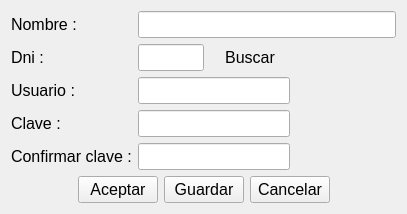
<?xml version="1.0" encoding="UTF-8"?>
<ui version="4.0">
 <class>newuser_usuarios_ui</class>
 <widget class="QWidget" name="newuser_usuarios_ui">
  <property name="geometry">
   <rect>
    <x>0</x>
    <y>0</y>
    <width>407</width>
    <height>183</height>
   </rect>
  </property>
  <property name="windowTitle">
   <string>Usuario</string>
  </property>
  <property name="windowIcon">
   <iconset resource="rc.qrc">
    <normaloff>:/new/Security_Reader2.png</normaloff>:/new/Security_Reader2.png</iconset>
  </property>
  <layout class="QGridLayout" name="gridLayout_2">
   <item row="0" column="0">
    <layout class="QGridLayout" name="gridLayout">
     <item row="0" column="0">
      <widget class="QLabel" name="label_3">
       <property name="font">
        <font>
         <pointsize>12</pointsize>
        </font>
       </property>
       <property name="text">
        <string>Nombre :</string>
       </property>
      </widget>
     </item>
     <item row="0" column="1" colspan="3">
      <widget class="QLineEdit" name="lineEdit_Name">
       <property name="font">
        <font>
         <pointsize>12</pointsize>
        </font>
       </property>
      </widget>
     </item>
     <item row="1" column="0">
      <widget class="QLabel" name="label_4">
       <property name="font">
        <font>
         <pointsize>12</pointsize>
        </font>
       </property>
       <property name="text">
        <string>Dni :</string>
       </property>
      </widget>
     </item>
     <item row="1" column="1">
      <widget class="QLineEdit" name="lineEdit_dni">
       <property name="font">
        <font>
         <pointsize>12</pointsize>
        </font>
       </property>
      </widget>
     </item>
     <item row="1" column="2">
      <widget class="QPushButton" name="pushButton_consultar">
       <property name="font">
        <font>
         <pointsize>12</pointsize>
        </font>
       </property>
       <property name="text">
        <string>Buscar</string>
       </property>
       <property name="icon">
        <iconset resource="rc.qrc">
         <normaloff>:/new/zoom.png</normaloff>:/new/zoom.png</iconset>
       </property>
       <property name="iconSize">
        <size>
         <width>20</width>
         <height>20</height>
        </size>
       </property>
       <property name="flat">
        <bool>true</bool>
       </property>
      </widget>
     </item>
     <item row="1" column="3">
      <spacer name="horizontalSpacer_2">
       <property name="font">
        <font>
         <pointsize>12</pointsize>
        </font>
       </property>
       <property name="orientation">
        <enum>Qt::Horizontal</enum>
       </property>
       <property name="sizeType">
        <enum>QSizePolicy::Fixed</enum>
       </property>
       <property name="sizeHint" stdset="0">
        <size>
         <width>100</width>
         <height>20</height>
        </size>
       </property>
      </spacer>
     </item>
     <item row="2" column="0">
      <widget class="QLabel" name="label">
       <property name="font">
        <font>
         <pointsize>12</pointsize>
        </font>
       </property>
       <property name="text">
        <string>Usuario :</string>
       </property>
      </widget>
     </item>
     <item row="2" column="1" colspan="2">
      <widget class="QLineEdit" name="lineEdit_UserNick">
       <property name="font">
        <font>
         <pointsize>12</pointsize>
        </font>
       </property>
      </widget>
     </item>
     <item row="3" column="0">
      <widget class="QLabel" name="label_2">
       <property name="font">
        <font>
         <pointsize>12</pointsize>
        </font>
       </property>
       <property name="text">
        <string>Clave :</string>
       </property>
      </widget>
     </item>
     <item row="3" column="1" colspan="2">
      <widget class="QLineEdit" name="lineEdit_Password">
       <property name="font">
        <font>
         <pointsize>12</pointsize>
        </font>
       </property>
       <property name="echoMode">
        <enum>QLineEdit::Password</enum>
       </property>
      </widget>
     </item>
     <item row="4" column="0">
      <widget class="QLabel" name="label_5">
       <property name="font">
        <font>
         <pointsize>12</pointsize>
        </font>
       </property>
       <property name="text">
        <string>Confirmar clave :</string>
       </property>
      </widget>
     </item>
     <item row="4" column="1" colspan="2">
      <widget class="QLineEdit" name="lineEdit_confirmPassword">
       <property name="font">
        <font>
         <pointsize>12</pointsize>
        </font>
       </property>
       <property name="echoMode">
        <enum>QLineEdit::Password</enum>
       </property>
      </widget>
     </item>
    </layout>
   </item>
   <item row="1" column="0">
    <layout class="QGridLayout" name="gridLayout_3">
     <item row="0" column="0">
      <spacer name="horizontalSpacer">
       <property name="font">
        <font>
         <pointsize>12</pointsize>
        </font>
       </property>
       <property name="orientation">
        <enum>Qt::Horizontal</enum>
       </property>
       <property name="sizeHint" stdset="0">
        <size>
         <width>40</width>
         <height>20</height>
        </size>
       </property>
      </spacer>
     </item>
     <item row="0" column="1">
      <widget class="QPushButton" name="pushButton_Acept">
       <property name="font">
        <font>
         <pointsize>12</pointsize>
        </font>
       </property>
       <property name="text">
        <string>Aceptar</string>
       </property>
      </widget>
     </item>
     <item row="0" column="3">
      <widget class="QPushButton" name="pushButton_Cancel">
       <property name="font">
        <font>
         <pointsize>12</pointsize>
        </font>
       </property>
       <property name="text">
        <string>Cancelar</string>
       </property>
      </widget>
     </item>
     <item row="0" column="4">
      <spacer name="horizontalSpacer_4">
       <property name="font">
        <font>
         <pointsize>12</pointsize>
        </font>
       </property>
       <property name="orientation">
        <enum>Qt::Horizontal</enum>
       </property>
       <property name="sizeHint" stdset="0">
        <size>
         <width>40</width>
         <height>20</height>
        </size>
       </property>
      </spacer>
     </item>
     <item row="0" column="2">
      <widget class="QPushButton" name="pushButton_Save">
       <property name="font">
        <font>
         <pointsize>12</pointsize>
        </font>
       </property>
       <property name="text">
        <string>Guardar</string>
       </property>
      </widget>
     </item>
    </layout>
   </item>
  </layout>
 </widget>
 <resources>
  <include location="rc.qrc"/>
 </resources>
 <connections/>
</ui>
